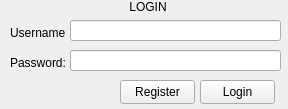
<?xml version="1.0" encoding="UTF-8"?>
<ui version="4.0">
 <class>MainWindow</class>
 <widget class="QMainWindow" name="MainWindow">
  <property name="geometry">
   <rect>
    <x>0</x>
    <y>0</y>
    <width>288</width>
    <height>109</height>
   </rect>
  </property>
  <property name="windowTitle">
   <string>Login</string>
  </property>
  <property name="locale">
   <locale language="English" country="UnitedStates"/>
  </property>
  <widget class="QWidget" name="centralwidget">
   <widget class="QLabel" name="lblLogin">
    <property name="geometry">
     <rect>
      <x>120</x>
      <y>0</y>
      <width>56</width>
      <height>16</height>
     </rect>
    </property>
    <property name="text">
     <string>LOGIN</string>
    </property>
    <property name="alignment">
     <set>Qt::AlignHCenter|Qt::AlignTop</set>
    </property>
   </widget>
   <widget class="QLabel" name="lblUsername">
    <property name="geometry">
     <rect>
      <x>10</x>
      <y>20</y>
      <width>56</width>
      <height>20</height>
     </rect>
    </property>
    <property name="text">
     <string>Username:</string>
    </property>
    <property name="alignment">
     <set>Qt::AlignBottom|Qt::AlignLeading|Qt::AlignLeft</set>
    </property>
   </widget>
   <widget class="QLabel" name="lblPassword">
    <property name="geometry">
     <rect>
      <x>10</x>
      <y>50</y>
      <width>56</width>
      <height>20</height>
     </rect>
    </property>
    <property name="text">
     <string>Password:</string>
    </property>
    <property name="alignment">
     <set>Qt::AlignBottom|Qt::AlignLeading|Qt::AlignLeft</set>
    </property>
   </widget>
   <widget class="QLineEdit" name="txtUsername">
    <property name="geometry">
     <rect>
      <x>70</x>
      <y>20</y>
      <width>211</width>
      <height>21</height>
     </rect>
    </property>
   </widget>
   <widget class="QLineEdit" name="txtPassword">
    <property name="geometry">
     <rect>
      <x>70</x>
      <y>50</y>
      <width>211</width>
      <height>21</height>
     </rect>
    </property>
   </widget>
   <widget class="QPushButton" name="btnLogin">
    <property name="geometry">
     <rect>
      <x>200</x>
      <y>80</y>
      <width>75</width>
      <height>24</height>
     </rect>
    </property>
    <property name="text">
     <string>Login</string>
    </property>
   </widget>
   <widget class="QPushButton" name="btnRegister">
    <property name="geometry">
     <rect>
      <x>120</x>
      <y>80</y>
      <width>75</width>
      <height>24</height>
     </rect>
    </property>
    <property name="text">
     <string>Register</string>
    </property>
   </widget>
  </widget>
 </widget>
 <resources/>
 <connections/>
</ui>
